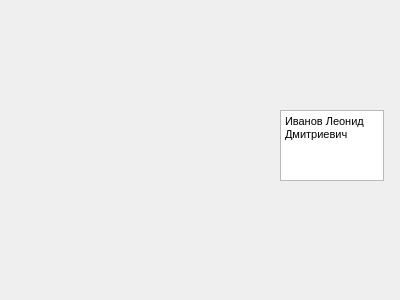
<?xml version="1.0" encoding="UTF-8"?>
<ui version="4.0">
 <class>auth</class>
 <widget class="QWidget" name="auth">
  <property name="geometry">
   <rect>
    <x>0</x>
    <y>0</y>
    <width>400</width>
    <height>300</height>
   </rect>
  </property>
  <property name="windowTitle">
   <string>Информация об авторе</string>
  </property>
  <widget class="QLabel" name="label">
   <property name="geometry">
    <rect>
     <x>-10</x>
     <y>-40</y>
     <width>281</width>
     <height>231</height>
    </rect>
   </property>
   <property name="text">
    <string/>
   </property>
   <property name="pixmap">
    <pixmap>C:/Users/Harth/OneDrive/Рабочий стол/bakcground.png</pixmap>
   </property>
   <property name="wordWrap">
    <bool>true</bool>
   </property>
  </widget>
  <widget class="QTextEdit" name="textEdit">
   <property name="geometry">
    <rect>
     <x>280</x>
     <y>110</y>
     <width>104</width>
     <height>71</height>
    </rect>
   </property>
   <property name="html">
    <string>&lt;!DOCTYPE HTML PUBLIC &quot;-//W3C//DTD HTML 4.0//EN&quot; &quot;http://www.w3.org/TR/REC-html40/strict.dtd&quot;&gt;
&lt;html&gt;&lt;head&gt;&lt;meta name=&quot;qrichtext&quot; content=&quot;1&quot; /&gt;&lt;style type=&quot;text/css&quot;&gt;
p, li { white-space: pre-wrap; }
&lt;/style&gt;&lt;/head&gt;&lt;body style=&quot; font-family:'MS Shell Dlg 2'; font-size:8.25pt; font-weight:400; font-style:normal;&quot;&gt;
&lt;p style=&quot; margin-top:0px; margin-bottom:0px; margin-left:0px; margin-right:0px; -qt-block-indent:0; text-indent:0px;&quot;&gt;Иванов Леонид Дмитриевич&lt;/p&gt;&lt;/body&gt;&lt;/html&gt;</string>
   </property>
  </widget>
 </widget>
 <resources/>
 <connections/>
</ui>
